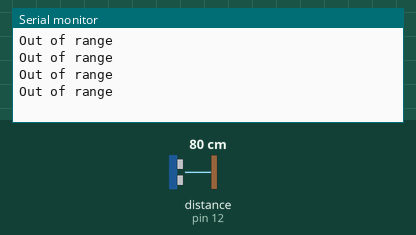
Recording of a sketch running on a simulated Arduino Uno, built with avr-gcc and run on an emulated ATmega328P. Shown: the last lines printed to the serial monitor. Wiring (inferred from the names in the program): ultrasonic range finder: trigger pin 13; echo pin 12. The inputs (shaded band) are chosen by the test bench; at power-on: distance to the obstacle (sensor on pin 12) 80 cm. The echo pulse lasts 58.3 µs per cm.

Above: at 1.2 s.
1.3 s: distance to the obstacle (sensor on pin 12) set to 2 cm
At 1.74 s:
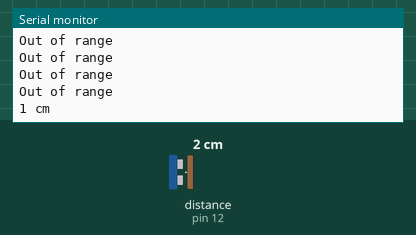
3.3 s: distance to the obstacle (sensor on pin 12) set to 4 cm
At 3.55 s:
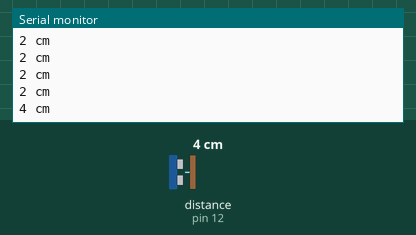
Timing chart, 0 to 6.3 s (numbered marks = the images above; inputs shaded):
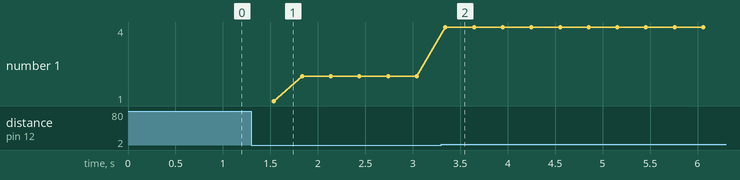

The sketch:

sense.ino
```cpp
#define trigPin 13
#define echoPin 12

void setup()
{
  Serial.begin(9600);
  pinMode(trigPin, OUTPUT);
  pinMode(echoPin, INPUT);
}
void loop()
{
  int duration, distance;

  digitalWrite(trigPin, HIGH);
  delayMicroseconds(1000);
  digitalWrite(trigPin, LOW);

  duration = pulseIn(echoPin, HIGH);
  distance = (duration/2) / 29.1;

  if (distance >= 50 || distance <= 0)
  {
    Serial.println("Out of range");
  }
  else
  {
    Serial.print(distance);
    Serial.println(" cm");
  }
  delay(300);
}
```

Measured:
- after the input at 1.3 s, the serial monitor: prints a new line after 0.23 s (image 1)
- after the input at 3.3 s, the serial monitor: prints a new line at once (image 2)
- plotted number 1: 2 → 4 after the input at 3.3 s
